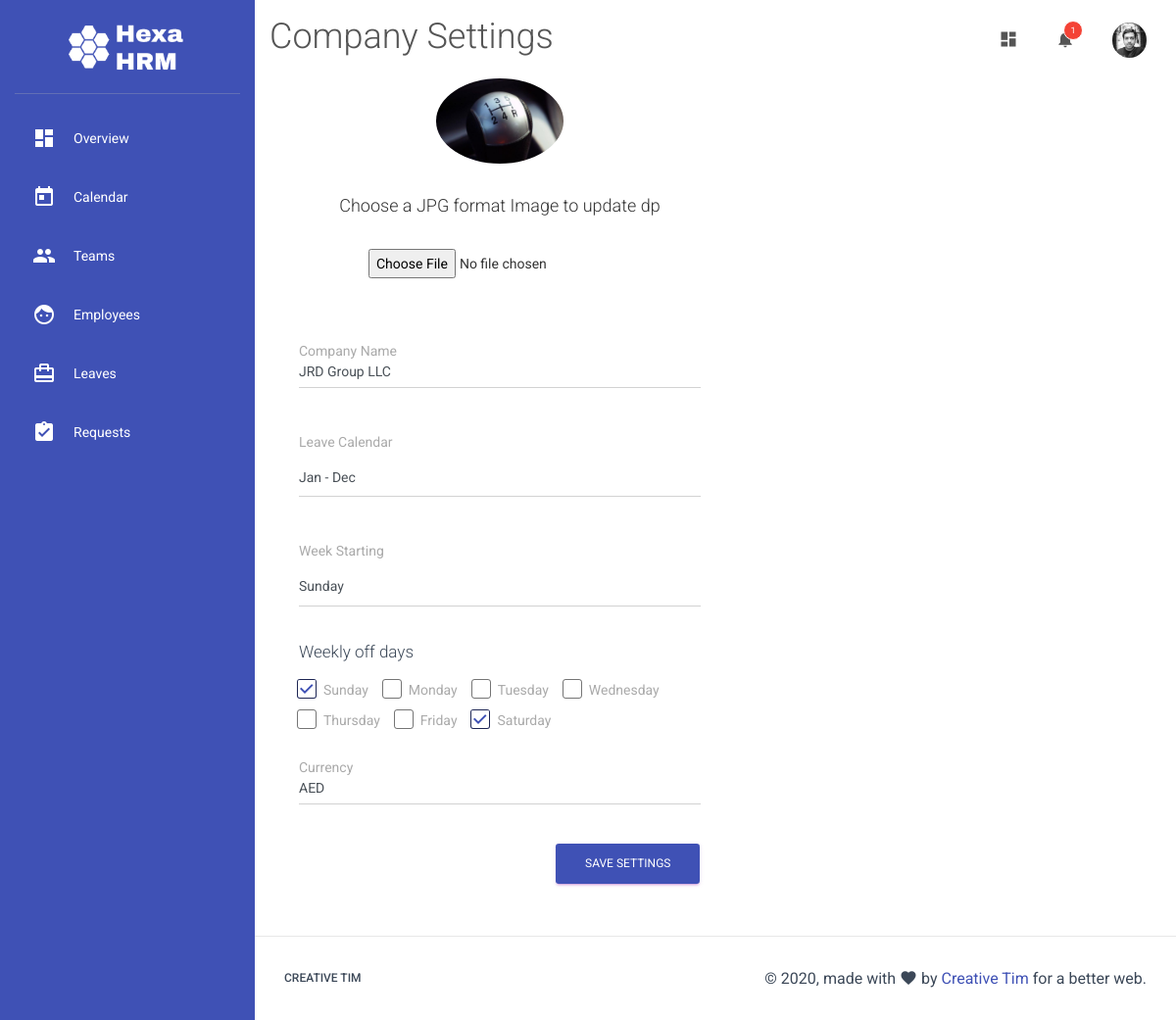
The page /company/settings/ (signed in) on the database its author committed.
### main.py (models this page shows)
class User(db.Model):
    id = db.Column(db.Integer, primary_key=True)
    name = db.Column(db.String(150), nullable=False)
    email = db.Column(db.String,nullable=False)
    phone = db.Column(db.String)
    whatsapp = db.Column(db.Boolean)
    title = db.Column(db.String)
    role = db.Column(db.Integer)
    annual_leaves = db.Column(db.String)
    team_id = db.Column(db.Integer, db.ForeignKey("team.id"))
    password = db.Column(db.String)
    dob = db.Column(db.Date)
    blood_group = db.Column(db.String)
    doj = db.Column(db.Date)
    pay = db.Column(db.Integer)
    address = db.Column(db.String)
    secondary_contact_name = db.Column(db.String)
    secondary_contact_relation = db.Column(db.String)
    secondary_contact_phone = db.Column(db.String)
    origin_country = db.Column(db.String)
    diet_type = db.Column(db.String)
    drinking = db.Column(db.Boolean)
    marital_status = db.Column(db.String)
    dp = db.Column(db.String, default="default.png")
    leaves = db.relationship("Leave",backref="requested_by")

class Organization(db.Model):
    id = db.Column(db.Integer, primary_key=True)
    name = db.Column(db.String(150), nullable=False)
    personal_info = db.Column(db.Boolean)
    leave_calender = db.Column(db.Integer)
    currency = db.Column(db.String)
    week_start = db.Column(db.Integer)
    week_off = db.Column(db.String)

### main.py (the view, shortened to what this page needs)
@app.route('/company/settings/', methods=["GET","POST"])
def company_set():
    company = Organization.query.first()
    weekends = list(map(int, company.week_off.split(",")))
    return render_template("company_settings.html",company=company,weekends=weekends)

### main.py (called while the page is built)
@app.before_request
def before_request():
    g.user = None
    if "uid" in session:
        login_user = User.query.get(session["uid"])
        if login_user and login_user.team_id == session["td"] and bcrypt.check_password_hash(session["sk"], login_user.name):
            g.user = login_user

### templates/company_settings.html (shortened to what this page needs)
{% extends "template.html" %}
{% block heading %}
<h2>Company Settings</h2>
{% endblock %}
{% block content %}
<div class="container-fluid">
  <div class="row">
    <div class="col-md-6">
          <form action="/company/settings/" method="POST" enctype="multipart/form-data">
            <div class="card card-profile">
              <div class="card-avatar">
                  <img class="img" src="/static/img/users/company.jpg">
              </div>
              <div class="card-body">
                <h4>Choose a JPG format Image to update dp</h4><br/>
                <input type="file" name="image" id="image" accept=".jpg" />
              </div>
            </div>
            <br>
            <div class="form-group bmd-form-group">
              <label for="name">Company Name</label>
              <input type="text" class="form-control" value="{{company.name}}" name="name" id="name" required>
            </div>
            <br>
            <div class="form-group bmd-form-group">
              <label for="leave_calender">Leave Calendar</label>
                <select class="form-control selectpicker" data-style="btn btn-link" name="leave_calender" id="leave_calender">
                {% if company.leave_calender == 1%}
                  <option value="1" selected>Jan - Dec</option>
                {% else %}
                  <option value="1">Jan - Dec</option>
                  <option value="2" selected>Joining Date to Date</option>
                {% endif %}
                </select>
            </div>
            <br>
            <div class="form-group bmd-form-group">
              <label for="week_start">Week Starting</label>
                <select class="form-control selectpicker" data-style="btn btn-link" name="week_start" id="week_start">
                {% if company.week_start == 7 %}
                  <option value="7" selected>Sunday</option>
                {% else %}
                  <option value="1" selected>Monday</option>
                  <option value="7">Sunday</option>
                {% endif %}
                </select>
            </div>
            <br>
            <h5>Weekly off days</h5>
            <div class="form-check form-check-inline">
              <label class="form-check-label">
                <input class="form-check-input" type="checkbox" id="sunday" name="sunday" value="6" {% if 6 in weekends%} checked {% endif %}> Sunday
                <span class="form-check-sign">
                  <span class="check"></span>
                </span>
              </label>
            </div>
            <div class="form-check form-check-inline">
              <label class="form-check-label">
                <input class="form-check-input" type="checkbox" id="monday" name="monday" value="0" {% if 0 in weekends%} checked {% endif %}> Monday
                <span class="form-check-sign">
                  <span class="check"></span>
                </span>
              </label>
            </div>
            <div class="form-check form-check-inline">
              <label class="form-check-label">
                <input class="form-check-input" type="checkbox" id="tuesday" name="tuesday" value="1" {% if 1 in weekends%} checked {% endif %}> Tuesday
                <span class="form-check-sign">
                  <span class="check"></span>
                </span>
              </label>
            </div>
            <div class="form-check form-check-inline">
              <label class="form-check-label">
                <input class="form-check-input" type="checkbox" id="wednesday" name="wednesday" value="2" {% if 2 in weekends%} checked {% endif %}> Wednesday
                <span class="form-check-sign">
                  <span class="check"></span>
                </span>
              </label>
            </div>
            <div class="form-check form-check-inline">
              <label class="form-check-label">
                <input class="form-check-input" type="checkbox" id="thursday" name="thursday" value="3" {% if 3 in weekends%} checked {% endif %}> Thursday
                <span class="form-check-sign">
                  <span class="check"></span>
                </span>
              </label>
            </div>
            <div class="form-check form-check-inline">
              <label class="form-check-label">
                <input class="form-check-input" type="checkbox" id="friday" name="friday" value="4" {% if 4 in weekends%} checked {% endif %}> Friday
                <span class="form-check-sign">
                  <span class="check"></span>
                </span>
              </label>
            </div>
            <div class="form-check form-check-inline">
              <label class="form-check-label">
                <input class="form-check-input" type="checkbox" id="saturday" name="saturday" value="5" {% if 5 in weekends%} checked {% endif %}> Saturday
                <span class="form-check-sign">
                  <span class="check"></span>
                </span>
              </label>
            </div>
            <br>
            <br>
            <div class="form-group bmd-form-group">
              <label for="currency">Currency</label>
              <input type="text" class="form-control" value="{{company.currency}}" name="currency" id="currency" required>
            </div>
            <br>
            <button type="submit" class="btn btn-primary pull-right">Save Settings</button>
            <div class="clearfix"></div>
          </form>
    </div>
  </div>
</div>
{% endblock %}

### templates/template.html (shortened to what this page needs)
<!doctype html>
<html lang="en">
<head>
  <link rel="stylesheet" href="https://maxcdn.bootstrapcdn.com/font-awesome/latest/css/font-awesome.min.css">
  <link href="{{ url_for('static', filename='css/material-dashboard.css') }}" rel="stylesheet" />
  <link href="{{ url_for('static', filename='css/custom.css') }}" rel="stylesheet" />
  <link rel="stylesheet" href="//cdnjs.cloudflare.com/ajax/libs/fullcalendar/3.3.0/fullcalendar.min.css" />
</head>
<body>
  <div class="wrapper ">
    <div class="sidebar" data-color="azure" data-background-color="white">
      <div class="logo">
        <img src="/static/img/logo.png">
      </div>
      <div class="sidebar-wrapper">
        <ul class="nav">
        {% if g.user == None %}
          <li class="nav-item">
            <a class="nav-link" href="/sign-in/">
              <i class="material-icons">lock</i>
              <p>Login</p>
            </a>
          </li>
          <li class="nav-item">
            <a class="nav-link" href="/start/">
              <i class="material-icons">dashboard</i>
              <p>Start</p>
            </a>
          </li>
        {% else %}
          <li class="nav-item">
            <a class="nav-link" href="/">
              <i class="material-icons">dashboard</i>
              <p>Overview</p>
            </a>
          </li>
          <li class="nav-item">
            <a class="nav-link" href="/calendar/">
              <i class="material-icons">today</i>
              <p>Calendar</p>
            </a>
          </li>
          <li class="nav-item">
            <a class="nav-link" href="/teams/">
              <i class="material-icons">group</i>
              <p>Teams</p>
            </a>
          </li>
          <li class="nav-item">
            <a class="nav-link" href="/employees/">
              <i class="material-icons">face</i>
              <p>Employees</p>
            </a>
          </li>
          <li class="nav-item">
            <a class="nav-link" href="/leaves/">
              <i class="material-icons">card_travel</i>
              <p>Leaves</p>
            </a>
          </li>
          <li class="nav-item">
            <a class="nav-link" href="/requests/">
              <i class="material-icons">assignment_turned_in</i>
              <p>Requests</p>
            </a>
          </li>
        {% endif %}
        </ul>
      </div>
    </div>
    <div class="main-panel">
      <nav class="navbar navbar-expand-lg navbar-transparent navbar-absolute fixed-top ">
        <div class="container-fluid">
          <div class="navbar-wrapper">
            {% block heading %}
            {% endblock %}
          </div>
          <div class="collapse navbar-collapse justify-content-end">
            {% if session%}
            <ul class="navbar-nav">
              <li class="nav-item">
                <a class="nav-link" href="javascript:;">
                  <i class="material-icons">dashboard</i>
                </a>
              </li>
              <li class="nav-item dropdown">
                <a class="nav-link" href="http://example.com" id="navbarDropdownMenuLink" data-toggle="dropdown" aria-haspopup="true" aria-expanded="false">
                  <i class="material-icons">notifications</i>
                  <span class="notification">1</span>
                </a>
              </li>
              <li class="nav-item dropdown">
                <a class="nav-link" href="javascript:;" id="navbarDropdownProfile" data-toggle="dropdown" aria-haspopup="true" aria-expanded="false">
                  <img class="img nav-icon" src="/static/img/users/{{g.user.dp}}">
                <div class="ripple-container"></div></a>
              </li>
            </ul>
            {% endif %}
          </div>
        </div>
      </nav>
      <div class="content">
        <div class="container-fluid">
          {% block content %}
          {% endblock %}
        </div>
      </div>
      <footer class="footer">
        <div class="container-fluid">
          <nav class="float-left">
            <ul>
              <li>
                <a href="https://www.creative-tim.com">
                  Creative Tim
                </a>
              </li>
            </ul>
          </nav>
          <div class="copyright float-right">
            &copy;
            , made with <i class="material-icons">favorite</i> by
            <a href="https://www.creative-tim.com" target="_blank">Creative Tim</a> for a better web.
          </div>
        </div>
      </footer>
    </div>
  </div>
</body>
</html>

### static/css/custom.css (style rules this page uses)
.sidebar { background: #3F51B5; color:white; box-shadow: none !important; }
body { background-color: #fff; font-weight: 400; }
.sidebar .nav li a, .sidebar .nav li .dropdown-menu a { color: #ffffff !important; }
.card, .card-profile .card-avatar { box-shadow: none !important; }
.sidebar .logo img { max-width: 120px; margin: 0 auto; display: block; }
.sidebar .nav i { color: #ffffff; }
img.img.nav-icon { max-width: 35px; border-radius: 100%; }

### rows shown on the page
User: user.dp (picture)
Organization: name "JRD Group LLC", leave_calender "Jan - Dec", week_start "Sunday", currency "AED"
